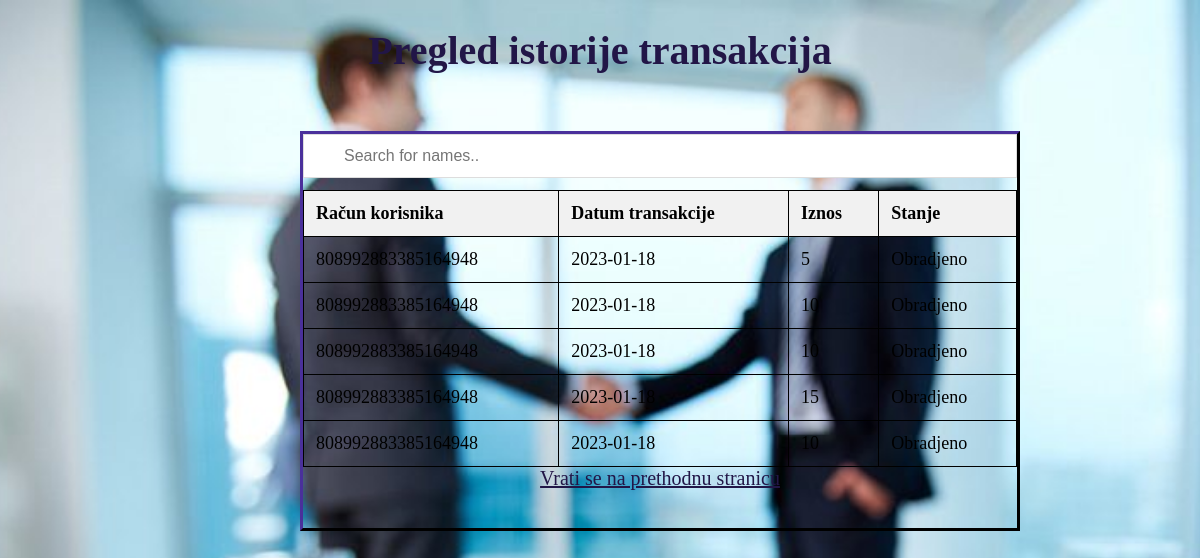
Before: /history with the older database file.
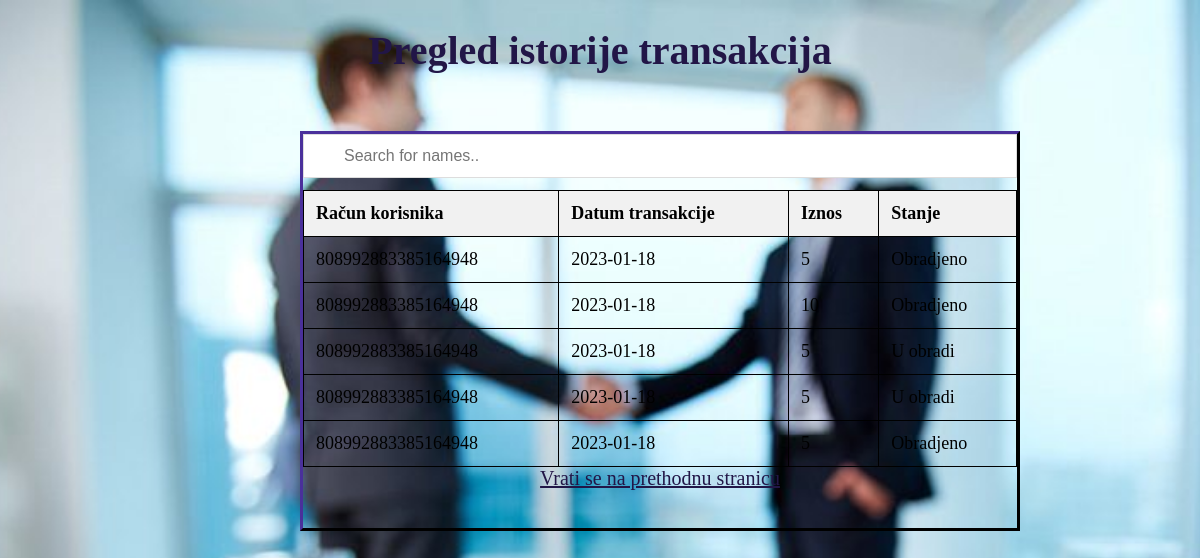
After: the same page with the newer database file.
### database_models.py (models this page shows)
class Transaction(db.Model, Transaction.Transaction):
    id = db.Column(db.Integer, primary_key=True)
    transaction_number = db.Column(db.Integer, primary_key=True)
    sender = db.Column(db.String(20), nullable=False)
    receiver = db.Column(db.String(20), nullable=False)
    date = db.Column(db.Date, nullable=False)
    state = db.Column(db.String(20), nullable=False)  # TODO napravi sa enumom
    amount = db.Column(db.Integer, nullable=False)

### transaction.py (the view)
@transactions.route('/history', methods=['GET', 'POST'])
def history():
    transaction_list = Transaction.query.all()
    return render_template("history.html", data=transaction_list)

### templates/history.html (shortened to what this page needs)
<!DOCTYPE html>
<html lang="en">
<head>
</head>
<body onload="Sort()" >
  <h1>Pregled istorije transakcija</h1>
  <div class="myDiv">
    <input type="text" id="myInput" onkeyup="myFunction()" placeholder="Search for names.." title="Type in a name">
    <table class="fdt-datatable" id="myTable" name="resulttable">
        <thead>
          <tr class="header">
            <th class="sortable">Račun korisnika</th>
            <th class="sortable" >Datum transakcije</th>
            <th class="sortable">Iznos</th>
            <th class="sortable">Stanje</th>
         </tr>
        </thead>
        <tbody id="resulttable_body">
        {% for item in data %}
          <tr>
              <td>{{item.receiver}}</td>
              <td>{{item.date}}</td>
              <td>{{item.amount}}</td>
              <td>{{item.state}}</td>
          </tr>
        {% endfor %}
         </tbody>
    </table>
      <a href="{{url_for('transactions.back')}}">Vrati se na prethodnu stranicu </a>
  </div>
</body>
</html>

### templates/history.html (style rules this page uses)
* { box-sizing: border-box; }
#myInput { background-image: url('/css/searchicon.png'); background-position: 10px 10px; background-repeat: no-repeat; width: 100%; font-size: 16px; padding: 12px 20px 12px 40px; border: 1px solid #ddd; margin-bottom: 12px; }
#myTable { border-collapse: collapse; width: 100%; border: 1px solid #ddd; font-size: 18px; }
#myTable th, #myTable td { text-align: left; padding: 12px; }
#myTable tr { border-bottom: 1px solid #ddd; }
#myTable tr.header, #myTable tr:hover { background-color: #f1f1f1; }
body, html { height: 100%; margin: 0; background: center/cover url("../static/bank.jpg") fixed no-repeat; }
a:link, a:visited { color: #221647; text-decoration: underline; cursor: pointer; font-size:20px; font-family: serif; }
h1 { text-align: center; font-size: 40px; color: #221647; font-family: serif; }
.myDiv { height: 400px; width: 60%; border: 3px outset #221647 ; text-align: center; position: relative; top: 30px; left: 300px; }
table, th, td { border:1px solid black; }

Changed rows visible on the page:
changed Transaction (number 3 of 5 on the later page): amount "10" → "5"; state "Obradjeno" → "U obradi"
changed Transaction (number 4 of 5 on the later page): amount "15" → "5"; state "Obradjeno" → "U obradi"
changed Transaction (number 5 of 5 on the later page): amount "10" → "5"
